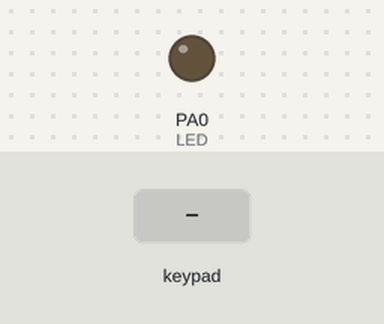
A program run on a simulated ATmega32, built with avr-gcc and emulated at 8 MHz (the files do not name the chip). Parts: output pins drawn as LEDs (lit = HIGH). Wiring (inferred from the names in the program): 4×4 keypad with keys 1 2 3 A 4 5 6 B 7 8 9 C * 0 # D: rows PB3, PB2, PB1, PB0; columns PB4, PB5, PB6, PB7. Inputs (shaded band) come from the test bench. Pins used as bus, display or sensor lines are not drawn.

Above: at 1.2 s.
1.3 s: key '*' pressed
At 2.6 s:
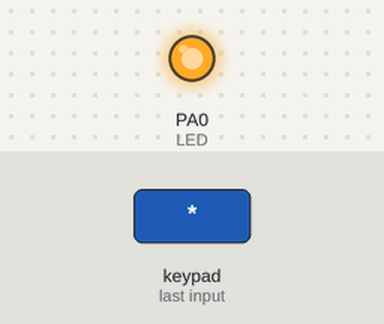
Timing chart, 0 to 4.3 s (numbered marks = the images above; inputs shaded):
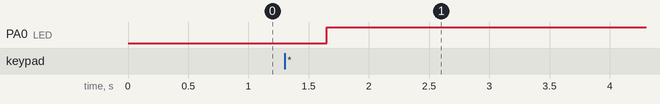

Measured:
- after the input at 1.3 s, PA0 (LED): LOW → HIGH after 0.35 s

The program:

main.c
```c
/*
 * main.c
 *
 *  Created on: Jun 18, 2022
 *      Author: mohamed mohamed taha
 */

#include "Stdlib.h"
#include "AVR_Registers.h"
#include "GPIO.h"
#include "keypad.h"
#include <util/delay.h>


GPIO_Pin_Configuration LED = {PORTA,Pin_Zero,Output}; //Initialization of LED just for test

int main(void)   //starting point
{

	__GPIO_Set_Pin_Direction__(&LED);   //set the direction of the LED's pin

	__Keypad_Initialization__();   //call this function from HAL layer to initialize the keypad


	for(;;) {  //super loop

		if (__Keypad_Get_Key__() == '*') { __GPIO_Set_Pin__(&LED);} //turn on The LED
	}//the end of the super loop


	return Null;
}
```

Stdlib.h
```c
/*
 * Stdlib.h
 *
 *  Created on: Jun 18, 2022
 *      Author: mohamed mohamed taha
 */


/*Header file guard*/
#ifndef _MATH_H_
#define _MATH_H_

/*Integer 8bits data type*/
typedef unsigned char       u8;
typedef signed char         s8;

/*Integer 16bits data type*/
typedef unsigned short int u16;
typedef signed short int   s16;

/*Integer 32bits data type*/
typedef unsigned long int  u32;
typedef signed long int    s32;

/*Float 32bits data type*/
typedef float              f32;

/*Float 64bits data type*/
typedef double             f64;


//Error Execution

/* Declare an enum to check errors */
typedef enum
{
	Error_Execution,             //configure the error state
	Correct_Execution            //configure the correct state

}Check_Error;  //end of the enum

#define Enable   1     //define the enable status
#define Disable  0     //define the disable status

#define Null 0                  //define null value
#define NULL ((void*)0)         //define NULL pointer
#define True 1                  //define True value

#endif/*_LSTDTYPES_H_*/
```

keypad.c
```c
/*
 * keypad.c
 *
 *  Created on: Jul 19, 2022
 *      Author: mohamed mohamed taha
 */

#include "Stdlib.h"
#include "GPIO.h"
#include "keypad.h"
#define F_CPU 8000000UL
#include <util/delay.h>

static u8 Keypad_Map[Keypad_Row][Keypad_Column] = {{'1','2','3','A'},   //Define a 2D array to hold the values of each key
												   {'4','5','6','B'},
												   {'7','8','9','C'},
												   {'*','0','#','D'}};

/* keypad  row */
GPIO_Pin_Configuration Keypad_Row_Zero = {Keypad_Row_Zero_Port,Keypad_Row_Zero_Pin,Output};        //Initialization of the keypad's row zero
GPIO_Pin_Configuration Keypad_Row_One = {Keypad_Row_One_Port,Keypad_Row_One_Pin,Output};         //Initialization of the keypad's row one
GPIO_Pin_Configuration Keypad_Row_Two = {Keypad_Row_Two_Port,Keypad_Row_Two_Pin,Output};         //Initialization of the keypad's row two
GPIO_Pin_Configuration Keypad_Row_Three = {Keypad_Row_Three_Port,Keypad_Row_Three_Pin,Output};       //Initialization of the keypad's row four

GPIO_Pin_Configuration *Keypad_Rows[Keypad_Row] = {&Keypad_Row_Zero,&Keypad_Row_One,&Keypad_Row_Two,&Keypad_Row_Three}; //An array of pointers to structure to use it in a for loop

/* keypad  column */
GPIO_Pin_Configuration Keypad_Column_Zero = {Keypad_Column_Zero_Port,Keypad_Column_Zero_Pin,Input_Pull_Up};     //Initialization of the keypad's column zero
GPIO_Pin_Configuration Keypad_Column_One = {Keypad_Column_One_Port,Keypad_Column_One_Pin,Input_Pull_Up};      //Initialization of the keypad's column one
GPIO_Pin_Configuration Keypad_Column_Two = {Keypad_Column_Two_Port,Keypad_Column_Two_Pin,Input_Pull_Up};      //Initialization of the keypad's column two
GPIO_Pin_Configuration Keypad_Column_Three = {Keypad_Column_Three_Port,Keypad_Column_Three_Pin,Input_Pull_Up};    //Initialization of the keypad's column four

GPIO_Pin_Configuration *Keypad_Columns[Keypad_Column] = {&Keypad_Column_Zero,&Keypad_Column_One,&Keypad_Column_Two,&Keypad_Column_Three}; //An array of pointers to structure to use it in a for loop


/* Function to set the direction of keypad pins */
void __Keypad_Initialization__(void) {

	/* keypad row */
	__GPIO_Set_Pin_Direction__(&Keypad_Row_Zero);      //Set the direction of the keypad's row zero pin as output pin
	__GPIO_Set_Pin_Direction__(&Keypad_Row_One);       //Set the direction of the keypad's row one pin as output pin
	__GPIO_Set_Pin_Direction__(&Keypad_Row_Two);       //Set the direction of the keypad's row two pin as output pin
	__GPIO_Set_Pin_Direction__(&Keypad_Row_Three);     //Set the direction of the keypad's row three pin as output pin

	/* keypad column */
	__GPIO_Set_Pin_Direction__(&Keypad_Column_Zero);   //Set the direction of the keypad's column zero pin as input pin
	__GPIO_Set_Pin_Direction__(&Keypad_Column_One);    //Set the direction of the keypad's column one pin as input pin
	__GPIO_Set_Pin_Direction__(&Keypad_Column_Two);    //Set the direction of the keypad's column two pin as input pin
	__GPIO_Set_Pin_Direction__(&Keypad_Column_Three);  //Set the direction of the keypad's column three pin as input pin


	__GPIO_Set_Pin__(&Keypad_Row_Zero);                //Set the keypad's row zero
	__GPIO_Set_Pin__(&Keypad_Row_One);                 //Set the keypad's row one
	__GPIO_Set_Pin__(&Keypad_Row_Two);                 //Set the keypad's row two
	__GPIO_Set_Pin__(&Keypad_Row_Three);               //Set the keypad's row three


}  //the end of the function


/* Function to get the value of the pressed key */
u8 __Keypad_Get_Key__(void){

	u8 Loop,Round;          //Declare two variables to use them in loops as row and column
	u8 Pressed_Key = True;    //Define a variable to hold the pressed key value

	for(Loop = Null;Loop < Keypad_Row;Loop++) {     //for loop to clear the keypad's row one by one and set the previous row

		__GPIO_Clear_Pin__(Keypad_Rows[Loop]);   //Clear the current keypad's row pin

		for(Round = Null;Round < Keypad_Column;Round++) {  //for loop to check which key is pressed

				Pressed_Key = __GPIO_Read_Pin__(Keypad_Columns[Round]);   //Read the current keypad's column pin

				if(!Pressed_Key) {     //check if the key is pressed

					_delay_ms(250);   //delay to check if the pressed key is pressed by a human or if it is just a noise.

					if(!Pressed_Key) {  //ensure that the key is still pressed

						_delay_ms(100); //delay for pouncing
						while(!__GPIO_Read_Pin__(Keypad_Columns[Round])); //wait until the user finish pressed the key
						Pressed_Key = Keypad_Map[Loop][Round];    //get the value of the pressed key from the array (keypad_map) by the current loop (row) and the current round (column) then save this value in pressed_key variable
						break;  //exit from this loop (second loop)
					} //the end of the if statement

				} //the end of the if statement

		} //the end of the second for loop

		__GPIO_Set_Pin__(Keypad_Rows[Loop]); //Set the current (ie previous) keypad's row pin


		if(Pressed_Key != True) {   //check if the value is value of key
			break;  //exit from this loop (first loop)
		} //the end of the function

	} //the end of the first for loop


	return Pressed_Key; //return the pressed key

} //the end of the function
```

keypad.h
```c
/*
 * keypad.h
 *
 *  Created on: Jul 19, 2022
 *      Author: mohamed mohamed taha
 */

#ifndef KEYPAD_H_
#define KEYPAD_H_


#define Keypad_Row     4    //Define the rows of the keypad
#define Keypad_Column  4    //Define the columns of the keypad


/* Declare an enum to configure the pins of the keypad */

typedef enum {

	/* keypad rows */
	Keypad_Row_Zero_Pin = Pin_Three,        //configure the keypad's row zero pin as the output pin x.
	Keypad_Row_One_Pin = Pin_Two,          //configure the keypad's row one pin as the output pin x.
	Keypad_Row_Two_Pin = Pin_One,          //configure the keypad's row two pin as the output pin x.
	Keypad_Row_Three_Pin = Pin_Zero,      //configure the keypad's row three pin as the output pin x.

	/* keypad rows */
	Keypad_Column_Zero_Pin = Pin_Four,     //configure the keypad's column zero pin as the input pin x.
	Keypad_Column_One_Pin = Pin_Five,      //configure the keypad's column one pin as the input pin x.
	Keypad_Column_Two_Pin = Pin_Six,       //configure the keypad's column two pin as the input pin x.
	Keypad_Column_Three_Pin = Pin_Seven    //configure the keypad's column three pin as the input pin x.

}Keypad_Pins;


/* Declare an enum to configure the port for each pin */

typedef enum {

	/* keypad rows */
	Keypad_Row_Zero_Port = PORTB,     //configure the keypad's port of row zero pin as port x.
	Keypad_Row_One_Port = PORTB,      //configure the keypad's port of row one pin as port x.
	Keypad_Row_Two_Port = PORTB,      //configure the keypad's port of row two pin as port x.
	Keypad_Row_Three_Port = PORTB,    //configure the keypad's port of row three pin as port x.

	/* keypad rows */
	Keypad_Column_Zero_Port = PORTB,  //configure the keypad's port of column zero pin as port x.
	Keypad_Column_One_Port = PORTB,   //configure the keypad's port of column one pin as port x.
	Keypad_Column_Two_Port = PORTB,   //configure the keypad's port of column two pin as port x.
	Keypad_Column_Three_Port = PORTB  //configure the keypad's port of column three pin as port x.

}Keypad_Ports;  //the end of the enum


void __Keypad_Initialization__(void); //The prototype of the function that sets the direction of keypad pins
u8 __Keypad_Get_Key__(void); //the prototype of the function that gets the value of the pressed key then return this value


#endif /* KEYPAD_H_ */
```

AVR_Registers.h
```c
/*
 * AVR_Registers.h
 *
 *  Created on: Jun 18, 2022
 *      Author: mohamed mohamed taha
 */

#ifndef AVR_REGISTERS_H_
#define AVR_REGISTERS_H_


/************************************ GPIO *********************************/


/* Declare a structure to declare the register's bits */
typedef struct
{
	u8 Bit_Zero : 1;             //Declare a variable with 1bit size
	u8 Bit_One : 1;              //Declare a variable with 1bit size
	u8 Bit_Two : 1;              //Declare a variable with 1bit size
	u8 Bit_Three : 1;            //Declare a variable with 1bit size
	u8 Bit_Four : 1;             //Declare a variable with 1bit size
	u8 Bit_Five : 1;             //Declare a variable with 1bit size
	u8 Bit_Six : 1;              //Declare a variable with 1bit size
	u8 Bit_Seven : 1;            //Declare a variable with 1bit size

}GPIO_Bits;  //end of the structure


/* Declare a union to access the register or its bits */
typedef union
{
	u8 Register_Access;         //Declare a variable with the size of the register
	GPIO_Bits Bit_Access;       //Declare a variable from type GPIO bits

}GPIO_Access;  //the end of the union


/* Declare a structure to access GPIO registers */
typedef struct
{
	volatile GPIO_Access PIN;         /* Declare the PIN register */
	volatile GPIO_Access DDR;         /* Declare the DDR register */
	volatile GPIO_Access PORT;        /* Declare the PORT register */

}GPIO_Registers;  //the end of the structure


#define GPIOA ((GPIO_Registers*)0x39)           //Define the PORTA base address
#define GPIOB ((GPIO_Registers*)0x36)           //Define the PORTB base address
#define GPIOC ((GPIO_Registers*)0x33)           //Define the PORTC base address
#define GPIOD ((GPIO_Registers*)0x30)           //Define the PORTD base address


/***************************************************************************/


#endif /* AVR_REGISTERS_H_ */
```

GPIO.h
```c
/*
 * GPIO.h
 *
 *  Created on: Jun 18, 2022
 *      Author: mohamed mohamed taha
 */

#ifndef GPIO_H_
#define GPIO_H_


#define No_Ports 4      //define the number of ports


/* Declare an enum to configure the modes of the GPIO */
typedef enum
{
	Input_Pull_Up = 0b0000,      //configuration of input pull up mode
	Output = 0b0001,             //configuration of output mode
	Input_Floating = 0b1000      //configuration of input floating mode


}GPIO_Directions;  //the end of the enum


/* Declare an enum to configure the Pins of the GPIO */
typedef enum
{
	Pin_Zero,      //configuration of pin zero
	Pin_One,       //configuration of pin one
	Pin_Two,       //configuration of pin two
	Pin_Three,     //configuration of pin three
	Pin_Four,      //configuration of pin four
	Pin_Five,      //configuration of pin five
	Pin_Six,       //configuration of pin six
	Pin_Seven      //configuration of pin seven

}GPIO_Pins; //the end of the enum


/* Declare an enum to configure the Ports of the GPIO */

typedef enum
{
	PORTA,      //configuration of port A
	PORTB,      //configuration of port B
	PORTC,      //configuration of port C
	PORTD       //configuration of port D

}GPIO_Ports;   //the end of the enum


/* Declare an enum to configure the levels of the pins */

typedef enum
{
	Low,    //configuration of low  is 0
	High    //configuration of high is 1

}GPIO_Level;  //the end of the enum


/* Declare a structure for pin configuration parameters  */
typedef struct
{
	GPIO_Ports Port;                   //Declare a variable from type GPIO_Ports
	GPIO_Pins Pin;                     //Declare a variable from type GPIO_Pins
	GPIO_Directions Direction;         //Declare a variable from type GPIO_Directions

}GPIO_Pin_Configuration; //the end of the structure


/* Declare a structure for port configuration parameters  */

typedef struct
{
	GPIO_Ports Port;                  //Declare a variable from type GPIO_Ports
	u8 Port_Value;                    //Declare a variable to hold the port value
	GPIO_Directions Direction;        //Declare a variable from type GPIO_Directions

}GPIO_Port_Configuration; //the end of the structure


/* Declare a structure for operation parameters */

typedef struct
{
	u8 Anding_Value;             //Declare a variable to hold the anding value
	u8 Oring_Value;              //Declare a variable to hold the oring value

}GPIO_Anding_Oring_Configuration_Value;  //the end of the structure


Check_Error __GPIO_Set_Pin_Direction__(const GPIO_Pin_Configuration *Data);  //The Prototype Of Function That Configuration The Pin Direction
Check_Error __GPIO_Set_Pin__(const GPIO_Pin_Configuration *Data);           //The Prototype Of Function That Configuration The Pin Output (HIGH)
Check_Error __GPIO_Clear_Pin__(const GPIO_Pin_Configuration *Data);         //The Prototype Of Function That Configuration The Pin Output (LOW)
u8 __GPIO_Read_Pin__(const GPIO_Pin_Configuration *Data);                   //The Prototype Of Function That read The Pin value
Check_Error __GPIO_Toggle_Pin__(const GPIO_Pin_Configuration *Data);        //The Prototype Of Function That toggle The Pin value
Check_Error __GPIO_Set_Port_Direction__(GPIO_Port_Configuration *Data);     //The Prototype Of Function That Configuration The Port Direction
Check_Error __GPIO_Write_Port__(GPIO_Port_Configuration *Data);             //The Prototype Of Function That write The port value
u8 __GPIO_Read_Port__(GPIO_Port_Configuration *Data);                       //The Prototype Of Function That read The port value
Check_Error __GPIO_Anding_Port__(GPIO_Port_Configuration *Data,GPIO_Anding_Oring_Configuration_Value *Anding);  //The Prototype Of Function That make and operation for The port value
Check_Error __GPIO_Oring_Port__(GPIO_Port_Configuration *Data,GPIO_Anding_Oring_Configuration_Value *Oring); //The Prototype Of Function That make or operation for The port value


#endif /* GPIO_H_ */
```

Source omitted: GPIO.c (16087 bytes)
